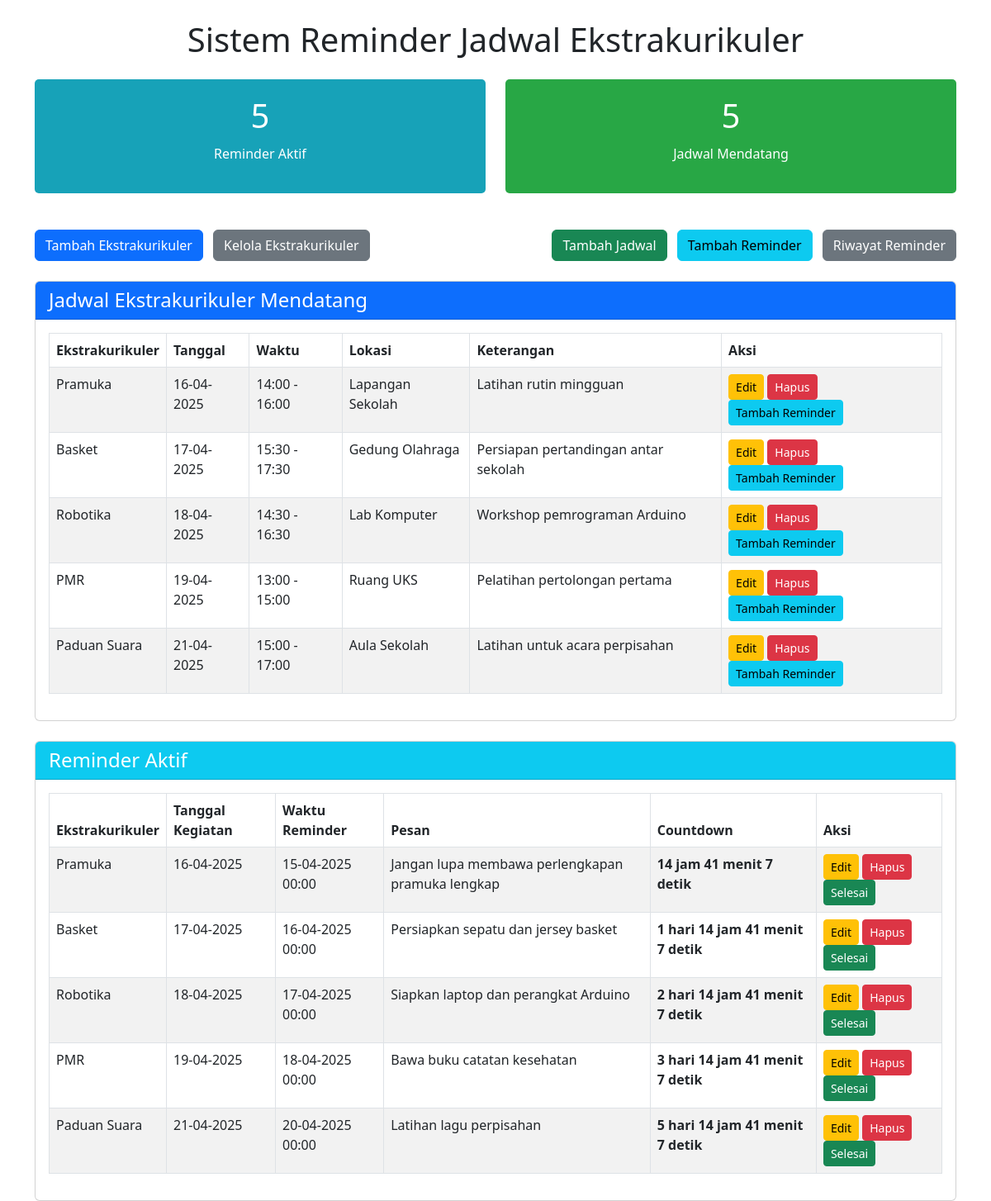
The page / on the database its author committed.
### tables this page shows
CREATE TABLE `jadwal` (
  `id` int(11) NOT NULL,
  `ekstrakulikuler_id` int(11) NOT NULL,
  `tanggal` date NOT NULL,
  `waktu_mulai` time NOT NULL,
  `waktu_selesai` time NOT NULL,
  `lokasi` varchar(100) DEFAULT NULL,
  `keterangan` text,
  `status` enum('Aktif','Selesai','Dibatalkan') DEFAULT 'Aktif',
  `created_at` timestamp NULL DEFAULT CURRENT_TIMESTAMP
);

CREATE TABLE `ekstrakurikuler` (
  `id` int(11) NOT NULL,
  `nama` varchar(100) NOT NULL,
  `deskripsi` text,
  `created_at` timestamp NULL DEFAULT CURRENT_TIMESTAMP
);

CREATE TABLE `reminder` (
  `id` int(11) NOT NULL,
  `jadwal_id` int(11) NOT NULL,
  `waktu_reminder` datetime NOT NULL,
  `pesan` text,
  `status` enum('Belum','Sudah') DEFAULT 'Belum',
  `created_at` timestamp NULL DEFAULT CURRENT_TIMESTAMP
);

### index.php (the view, shortened to what this page needs)
<?php
require_once 'config.php';
$today = date('Y-m-d');
$query = "SELECT j.*, e.nama as nama_ekskul
          FROM jadwal j
          JOIN ekstrakurikuler e ON j.ekstrakulikuler_id = e.id
          WHERE j.tanggal >= '$today' AND j.status = 'Aktif'
          ORDER BY j.tanggal ASC, j.waktu_mulai ASC";
$result = $conn->query($query);
$reminder_query = "SELECT r.*, j.tanggal, e.nama as nama_ekskul
                  FROM reminder r
                  JOIN jadwal j ON r.jadwal_id = j.id
                  JOIN ekstrakurikuler e ON j.ekstrakulikuler_id = e.id
                  WHERE r.status = 'Belum' AND j.status = 'Aktif'
                  ORDER BY r.waktu_reminder ASC";
$reminder_result = $conn->query($reminder_query);
$total_reminder = $reminder_result->num_rows;
$total_jadwal = $result->num_rows;
?>
<!DOCTYPE html>
<html lang="id">
<head>
    <link rel="stylesheet" href="https://cdnjs.cloudflare.com/ajax/libs/bootstrap/5.3.0/css/bootstrap.min.css">
</head>
<body>
    <div class="container mt-4">
        <h1 class="text-center mb-4">Sistem Reminder Jadwal Ekstrakurikuler</h1>
        <div class="row mb-4">
            <div class="col-md-6">
                <div class="dashboard-box dashboard-reminder">
                    <h2><?php echo $total_reminder; ?></h2>
                    <p>Reminder Aktif</p>
                </div>
            </div>
            <div class="col-md-6">
                <div class="dashboard-box dashboard-jadwal">
                    <h2><?php echo $total_jadwal; ?></h2>
                    <p>Jadwal Mendatang</p>
                </div>
            </div>
        </div>
        <div class="row mb-4">
            <div class="col-md-12 d-flex justify-content-between">
                <div>
                    <a href="tambah_ekskul.php" class="btn btn-primary me-2">Tambah Ekstrakurikuler</a>
                    <a href="kelola_ekskul.php" class="btn btn-secondary me-2">Kelola Ekstrakurikuler</a>
                </div>
                <div>
                    <a href="tambah_jadwal.php" class="btn btn-success me-2">Tambah Jadwal</a>
                    <a href="tambah_reminder.php" class="btn btn-info me-2">Tambah Reminder</a>
                    <a href="riwayat_reminder.php" class="btn btn-secondary">Riwayat Reminder</a>
                </div>
            </div>
        </div>
        <div class="row">
            <div class="col-md-12">
                <div class="card mb-4">
                    <div class="card-header bg-primary text-white">
                        <h4 class="mb-0">Jadwal Ekstrakurikuler Mendatang</h4>
                    </div>
                    <div class="card-body">
                        <?php if ($result->num_rows > 0): ?>
                            <div class="table-responsive">
                                <table class="table table-striped table-bordered">
                                    <thead>
                                        <tr>
                                            <th>Ekstrakurikuler</th>
                                            <th>Tanggal</th>
                                            <th>Waktu</th>
                                            <th>Lokasi</th>
                                            <th>Keterangan</th>
                                            <th>Aksi</th>
                                        </tr>
                                    </thead>
                                    <tbody>
                                        <?php while ($row = $result->fetch_assoc()): ?>
                                            <tr>
                                                <td><?php echo $row['nama_ekskul']; ?></td>
                                                <td><?php echo date('d-m-Y', strtotime($row['tanggal'])); ?></td>
                                                <td><?php echo date('H:i', strtotime($row['waktu_mulai'])) . ' - ' . date('H:i', strtotime($row['waktu_selesai'])); ?></td>
                                                <td><?php echo $row['lokasi']; ?></td>
                                                <td><?php echo $row['keterangan']; ?></td>
                                                <td>
                                                    <a href="edit_jadwal.php?id=<?php echo $row['id']; ?>" class="btn btn-sm btn-warning">Edit</a>
                                                    <a href="hapus_jadwal.php?id=<?php echo $row['id']; ?>" class="btn btn-sm btn-danger" onclick="return confirm('Apakah Anda yakin ingin menghapus jadwal ini?')">Hapus</a>
                                                    <a href="tambah_reminder.php?jadwal_id=<?php echo $row['id']; ?>" class="btn btn-sm btn-info">Tambah Reminder</a>
                                                </td>
                                            </tr>
                                        <?php endwhile; ?>
                                    </tbody>
                                </table>
                            </div>
                        <?php else: ?>
                            <p class="text-center">Tidak ada jadwal ekstrakurikuler mendatang.</p>
                        <?php endif; ?>
                    </div>
                </div>
            </div>
        </div>
        <div class="row">
            <div class="col-md-12">
                <div class="card">
                    <div class="card-header bg-info text-white">
                        <h4 class="mb-0">Reminder Aktif</h4>
                    </div>
                    <div class="card-body">
                        <?php if ($reminder_result->num_rows > 0): ?>
                            <div class="table-responsive">
                                <table class="table table-striped table-bordered">
                                    <thead>
                                        <tr>
                                            <th>Ekstrakurikuler</th>
                                            <th>Tanggal Kegiatan</th>
                                            <th>Waktu Reminder</th>
                                            <th>Pesan</th>
                                            <th>Countdown</th>
                                            <th>Aksi</th>
                                        </tr>
                                    </thead>
                                    <tbody>
                                        <?php
                                        $reminder_result->data_seek(0);
                                        while ($row = $reminder_result->fetch_assoc()):
                                        ?>
                                            <tr>
                                                <td><?php echo $row['nama_ekskul']; ?></td>
                                                <td><?php echo date('d-m-Y', strtotime($row['tanggal'])); ?></td>
                                                <td><?php echo date('d-m-Y H:i', strtotime($row['waktu_reminder'])); ?></td>
                                                <td><?php echo $row['pesan']; ?></td>
                                                <td class="countdown" data-target="<?php echo strtotime($row['waktu_reminder']) * 1000; ?>">Menghitung...</td>
                                                <td>
                                                    <a href="edit_reminder.php?id=<?php echo $row['id']; ?>" class="btn btn-sm btn-warning">Edit</a>
                                                    <a href="hapus_reminder.php?id=<?php echo $row['id']; ?>" class="btn btn-sm btn-danger" onclick="return confirm('Apakah Anda yakin ingin menghapus reminder ini?')">Hapus</a>
                                                    <a href="selesaikan_reminder.php?id=<?php echo $row['id']; ?>" class="btn btn-sm btn-success">Selesai</a>
                                                </td>
                                            </tr>
                                        <?php endwhile; ?>
                                    </tbody>
                                </table>
                            </div>
                        <?php else: ?>
                            <p class="text-center">Tidak ada reminder aktif saat ini.</p>
                        <?php endif; ?>
                    </div>
                </div>
            </div>
        </div>
    </div>
</body>
</html>

### index.php (style rules this page uses)
.countdown { font-weight: bold; color: #dc3545; }
.dashboard-box { padding: 20px; border-radius: 5px; margin-bottom: 20px; text-align: center; color: white; }
.dashboard-box h2 { font-size: 2.5rem; margin-bottom: 10px; }
.dashboard-reminder { background-color: #17a2b8; }
.dashboard-jadwal { background-color: #28a745; }

### rows shown on the page
jadwal: ekstrakulikuler.nama "Pramuka", tanggal "16-04-2025", waktu_mulai "14:00", waktu_selesai "16:00", lokasi "Lapangan Sekolah", keterangan "Latihan rutin mingguan"
jadwal: ekstrakulikuler.nama "Basket", tanggal "17-04-2025", waktu_mulai "15:30", waktu_selesai "17:30", lokasi "Gedung Olahraga", keterangan "Persiapan pertandingan antar sekolah"
jadwal: ekstrakulikuler.nama "Robotika", tanggal "18-04-2025", waktu_mulai "14:30", waktu_selesai "16:30", lokasi "Lab Komputer", keterangan "Workshop pemrograman Arduino"
jadwal: ekstrakulikuler.nama "PMR", tanggal "19-04-2025", waktu_mulai "13:00", waktu_selesai "15:00", lokasi "Ruang UKS", keterangan "Pelatihan pertolongan pertama"
jadwal: ekstrakulikuler.nama "Paduan Suara", tanggal "21-04-2025", waktu_mulai "15:00", waktu_selesai "17:00", lokasi "Aula Sekolah", keterangan "Latihan untuk acara perpisahan"
reminder: ekstrakurikuler.nama "Pramuka", jadwal.tanggal "16-04-2025", waktu_reminder "15-04-2025 00:00", pesan "Jangan lupa membawa perlengkapan pramuka lengkap"
reminder: ekstrakurikuler.nama "Basket", jadwal.tanggal "17-04-2025", waktu_reminder "16-04-2025 00:00", pesan "Persiapkan sepatu dan jersey basket"
reminder: ekstrakurikuler.nama "Robotika", jadwal.tanggal "18-04-2025", waktu_reminder "17-04-2025 00:00", pesan "Siapkan laptop dan perangkat Arduino"
reminder: ekstrakurikuler.nama "PMR", jadwal.tanggal "19-04-2025", waktu_reminder "18-04-2025 00:00", pesan "Bawa buku catatan kesehatan"
reminder: ekstrakurikuler.nama "Paduan Suara", jadwal.tanggal "21-04-2025", waktu_reminder "20-04-2025 00:00", pesan "Latihan lagu perpisahan"

### other values the page prints
$total_reminder "5"
$total_jadwal "5"
